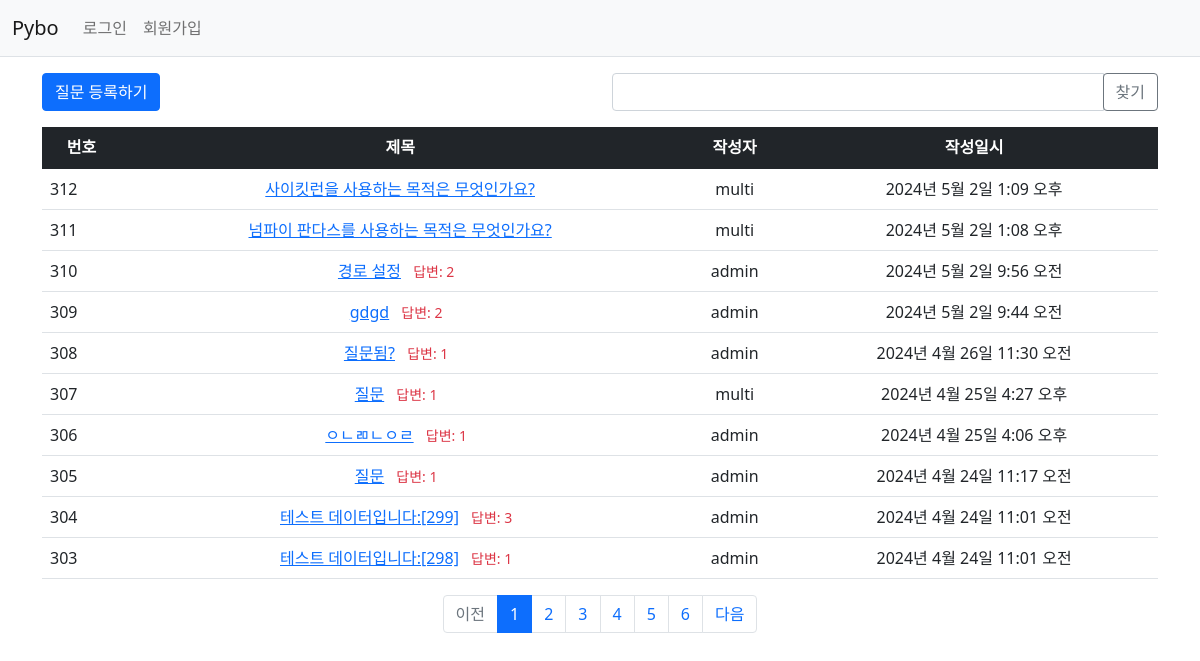
The page / on the database its author committed.
### pybo/models.py (models this page shows, shortened)
class Question(models.Model):
    author=models.ForeignKey(User, on_delete=models.CASCADE,null=True, related_name='author_question')
    subject = models.CharField(max_length=200)
    content = models.TextField()
    create_date = models.DateTimeField()
    modify_date = models.DateTimeField(null=True, blank=True)
    voter=models.ManyToManyField(User, related_name='voter_question') #추천자

### pybo/views/base_views.py (the view, shortened to what this page needs)
# urls.py: path('', base_views.index, name='index'),
def index(request):
    page = request.GET.get('page', 1) #기본 요청 페이지 : 1
    kw = request.GET.get('kw', '')  # 검색어
    question_list = Question.objects.order_by('-create_date')
    paginator=Paginator(question_list, 10) #페이지당 10개
    page_obj=paginator.get_page(page) #요청 페이지(page)의 내용을 가져와서 page_obj에 저장
    context = {'question_list': page_obj, 'page': page, 'kw': kw}
    return render(request, 'pybo/question_list.html', context)

### pybo/templatetags/pybo_filter.py (called while the page is built)
@register.filter
def sub(value, arg): # 템플릿 필터 함수
    return value-arg

### templates/pybo/question_list.html (shortened to what this page needs)
{% extends 'base.html' %}
{% load pybo_filter %}
{% block content %}
<div class="container my-3">
    <div class="row my-3">
        <div class="col-6">
            <a href="{% url 'pybo:question_create' %}" class="btn btn-primary">질문 등록하기</a>
        </div>
        <div class="col-6">
            <div class="input-group">
                <input type="text" id="search_kw" class="form-control" value="{{ kw|default_if_none:'' }}">
                <div class="input-group-append">
                    <button class="btn btn-outline-secondary" type="button" id="btn_search">찾기</button>
                </div>
            </div>
        </div>
    </div>
    <table class="table">
        <thead>
        <tr class="text-center table-dark">
            <th>번호</th>
            <th style="width:50%">제목</th>
            <th>작성자</th>
            <th>작성일시</th>
        </tr>
        </thead>
        <tbody>
        {% if question_list %}
        {% for question in question_list %}
        <tr class="text-center">
            <td class="text-start"> {{ question_list.paginator.count|sub:question_list.start_index|sub:forloop.counter0|add:1 }}</td>
            <td>
                <a href="{% url 'pybo:detail' question.id %}">{{ question.subject }}</a>
                {% if question.answer_set.count > 0 %}
                    <span class="text-danger small mx-2">답변: {{question.answer_set.count}}</span>
                {% endif %}
            </td>
            <td>{{ question.author.username }}</td>
            <td>{{ question.create_date }}</td>
        </tr>
        {% endfor %}
        {% else %}
        <tr>
            <td colspan="4">질문이 없습니다.</td>
        </tr>
        {% endif %}
        </tbody>
    </table>
    <ul class="pagination justify-content-center">
        {% if question_list.has_previous %}
        <li class="page-item">
             <a class="page-link" data-page="{{ question_list.previous_page_number }}" href="javascript:void(0)">이전</a>
        </li>
        {% else %}
        <li class="page-item disabled">
            <a class="page-link" tabindex="-1" aria-disabled="true" href="#">이전</a>
        </li>
        {% endif %}
        {% for page_number in question_list.paginator.page_range %}
        {% if page_number >= question_list.number|add:-5 and page_number <= question_list.number|add:5 %}
        {% if page_number == question_list.number %}
        <li class="page-item active" aria-current="page">
            <a class="page-link" data-page="{{ page_number }}" href="javascript:void(0)">{{ page_number }}</a>
        </li>
        {% else %}
        <li class="page-item">
            <a class="page-link" data-page="{{ page_number }}" href="javascript:void(0)">{{ page_number }}</a>
        </li>
        {% endif %}
                {% endif %}
        {% endfor %}
        {% if question_list.has_next %}
        <li class="page-item">
            <a class="page-link" data-page="{{ question_list.next_page_number }}" href="javascript:void(0)">다음</a>
        </li>
        {% else %}
        <li class="page-item disabled">
            <a class="page-link" tabindex="-1" aria-disabled="true" href="#">다음</a>
        </li>
        {% endif %}
    </ul>
</div>
{% endblock %}

### rows shown on the page
Question: paginator.count|sub "312", subject "사이킷런을 사용하는 목적은 무엇인가요?", author.username "multi", create_date "2024년 5월 2일 1:09 오후"
Question: paginator.count|sub "311", subject "넘파이 판다스를 사용하는 목적은 무엇인가요?", author.username "multi", create_date "2024년 5월 2일 1:08 오후"
Question: paginator.count|sub "310", subject "경로 설정", answer_set.count "2", author.username "admin", create_date "2024년 5월 2일 9:56 오전"
Question: paginator.count|sub "309", subject "gdgd", answer_set.count "2", author.username "admin", create_date "2024년 5월 2일 9:44 오전"
Question: paginator.count|sub "308", subject "질문됨?", answer_set.count "1", author.username "admin", create_date "2024년 4월 26일 11:30 오전"
Question: paginator.count|sub "307", subject "질문", answer_set.count "1", author.username "multi", create_date "2024년 4월 25일 4:27 오후"
Question: paginator.count|sub "306", subject "ㅇㄴㄻㄴㅇㄹ", answer_set.count "1", author.username "admin", create_date "2024년 4월 25일 4:06 오후"
Question: paginator.count|sub "305", subject "질문", answer_set.count "1", author.username "admin", create_date "2024년 4월 24일 11:17 오전"
Question: paginator.count|sub "304", subject "테스트 데이터입니다:[299]", answer_set.count "3", author.username "admin", create_date "2024년 4월 24일 11:01 오전"
Question: paginator.count|sub "303", subject "테스트 데이터입니다:[298]", answer_set.count "1", author.username "admin", create_date "2024년 4월 24일 11:01 오전"

### other values the page prints
{{ page_number }} "1"
{{ page_number }} "2" "3" "4" "5" "6"
